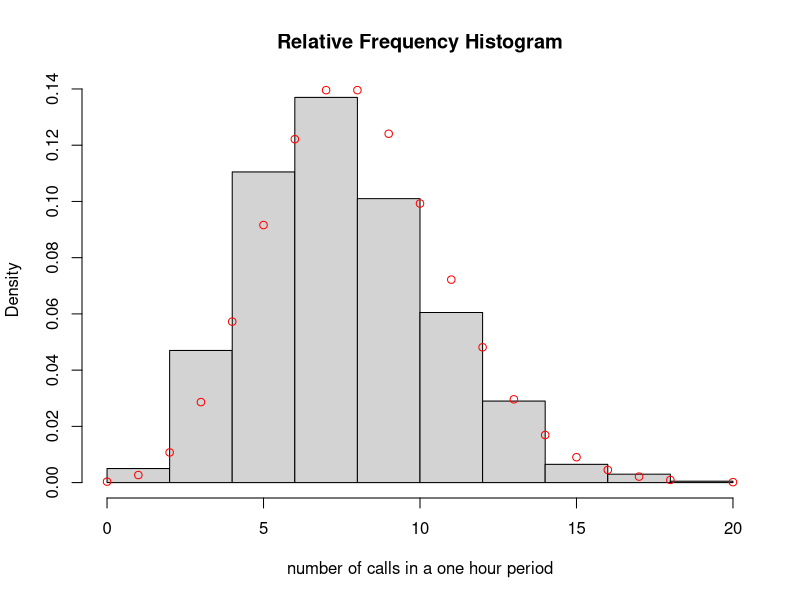

R code for this plot:
## ---- chunk 1
#part 1
n <- 1000 #sample size 
lambda <- 8 #distribution paramter
x <- rpois(n, lambda)
z <- sort(unique(x))

pmf.t <- dpois(z, lambda)

hist(x, freq = FALSE, xlab="number of calls in a one hour period", main = "Relative Frequency Histogram")

points(z, pmf.t, col="red") 

#part 2
a = dpois(3, lambda, log = FALSE) 
a

#part 3
b = 1 - ppois(3, lambda, log = FALSE)
b

#part 4
c = ppois(5, lambda, log = FALSE)
c
